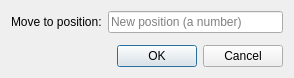
<?xml version="1.0" encoding="UTF-8"?>
<ui version="4.0">
 <class>MoveModDialog</class>
 <widget class="QDialog" name="MoveModDialog">
  <property name="geometry">
   <rect>
    <x>0</x>
    <y>0</y>
    <width>294</width>
    <height>78</height>
   </rect>
  </property>
  <property name="windowTitle">
   <string>Move Mod</string>
  </property>
  <layout class="QGridLayout" name="gridLayout_2">
   <item row="0" column="0">
    <layout class="QGridLayout" name="gridLayout">
     <item row="0" column="0">
      <widget class="QLabel" name="label">
       <property name="toolTip">
        <string>The mods new position in the loadorder</string>
       </property>
       <property name="text">
        <string>Move to position:</string>
       </property>
      </widget>
     </item>
     <item row="0" column="1">
      <widget class="QLineEdit" name="target_field">
       <property name="placeholderText">
        <string>New position (a number)</string>
       </property>
      </widget>
     </item>
    </layout>
   </item>
   <item row="1" column="0">
    <spacer name="verticalSpacer">
     <property name="orientation">
      <enum>Qt::Vertical</enum>
     </property>
     <property name="sizeHint" stdset="0">
      <size>
       <width>20</width>
       <height>0</height>
      </size>
     </property>
    </spacer>
   </item>
   <item row="2" column="0">
    <widget class="QDialogButtonBox" name="buttonBox">
     <property name="orientation">
      <enum>Qt::Horizontal</enum>
     </property>
     <property name="standardButtons">
      <set>QDialogButtonBox::Cancel|QDialogButtonBox::Ok</set>
     </property>
    </widget>
   </item>
  </layout>
 </widget>
 <resources/>
 <connections>
  <connection>
   <sender>buttonBox</sender>
   <signal>accepted()</signal>
   <receiver>MoveModDialog</receiver>
   <slot>accept()</slot>
   <hints>
    <hint type="sourcelabel">
     <x>248</x>
     <y>254</y>
    </hint>
    <hint type="destinationlabel">
     <x>157</x>
     <y>274</y>
    </hint>
   </hints>
  </connection>
  <connection>
   <sender>buttonBox</sender>
   <signal>rejected()</signal>
   <receiver>MoveModDialog</receiver>
   <slot>reject()</slot>
   <hints>
    <hint type="sourcelabel">
     <x>316</x>
     <y>260</y>
    </hint>
    <hint type="destinationlabel">
     <x>286</x>
     <y>274</y>
    </hint>
   </hints>
  </connection>
 </connections>
</ui>
